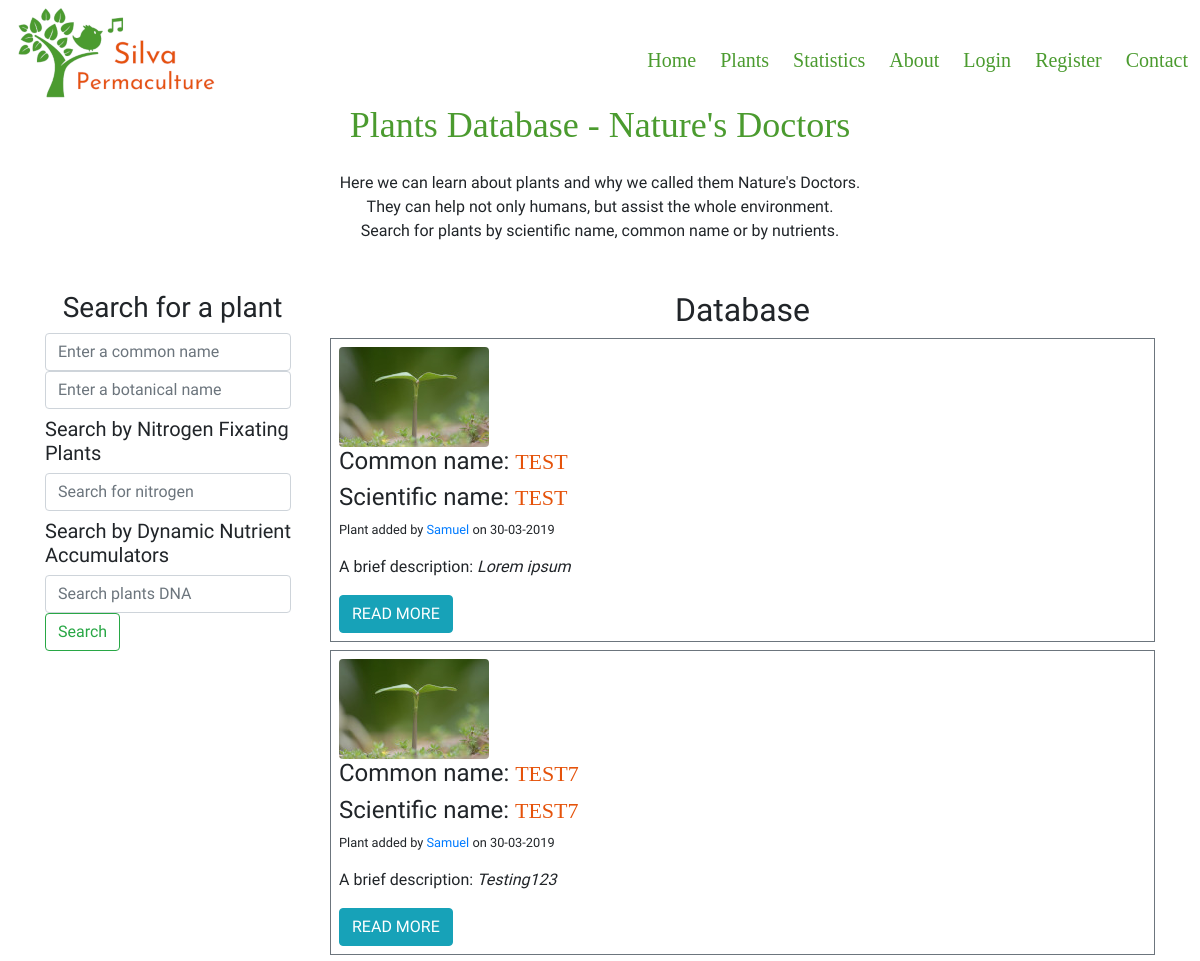
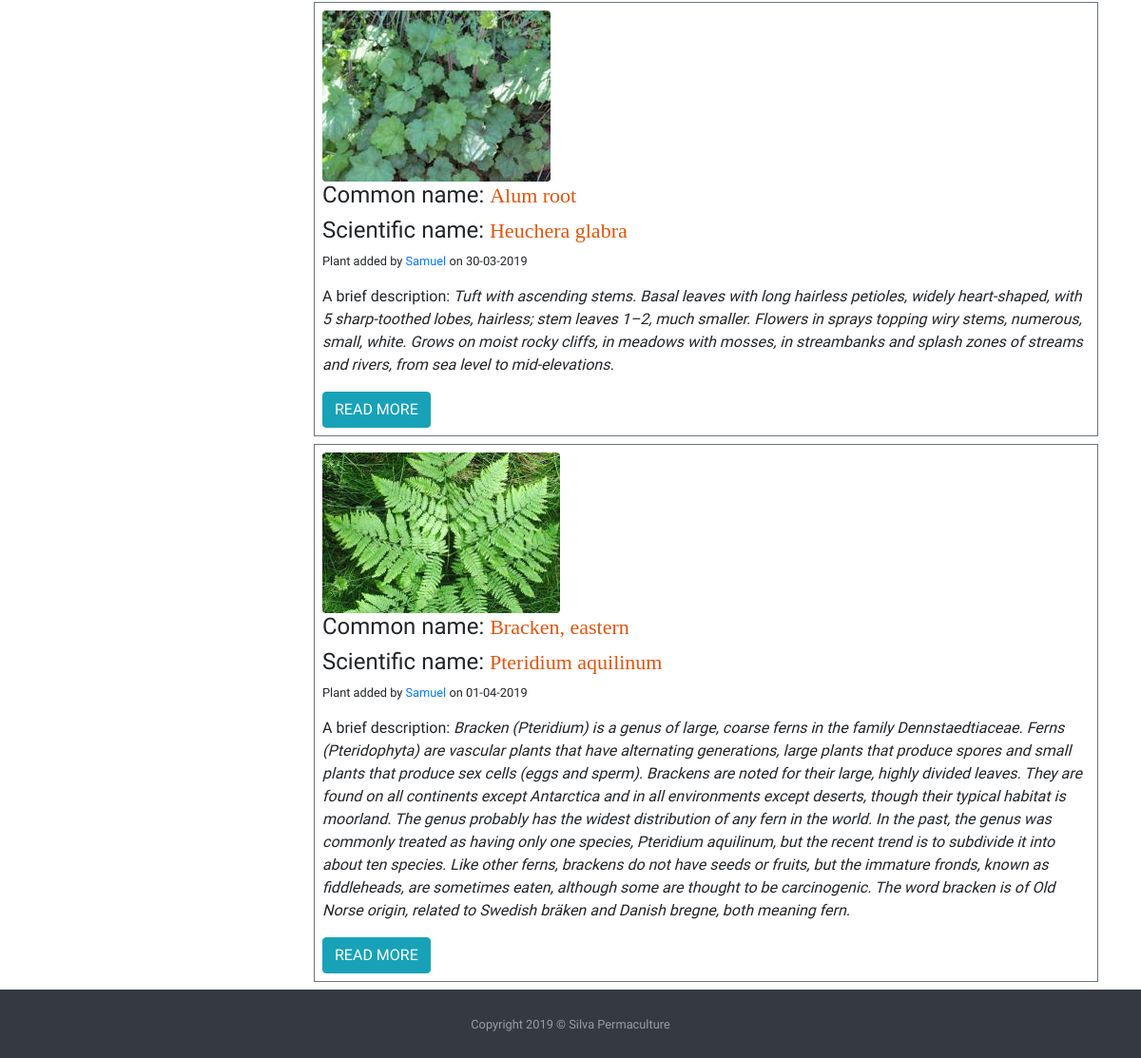
/plants, run on an earlier commit of the app's database (2 pictures, top to bottom).
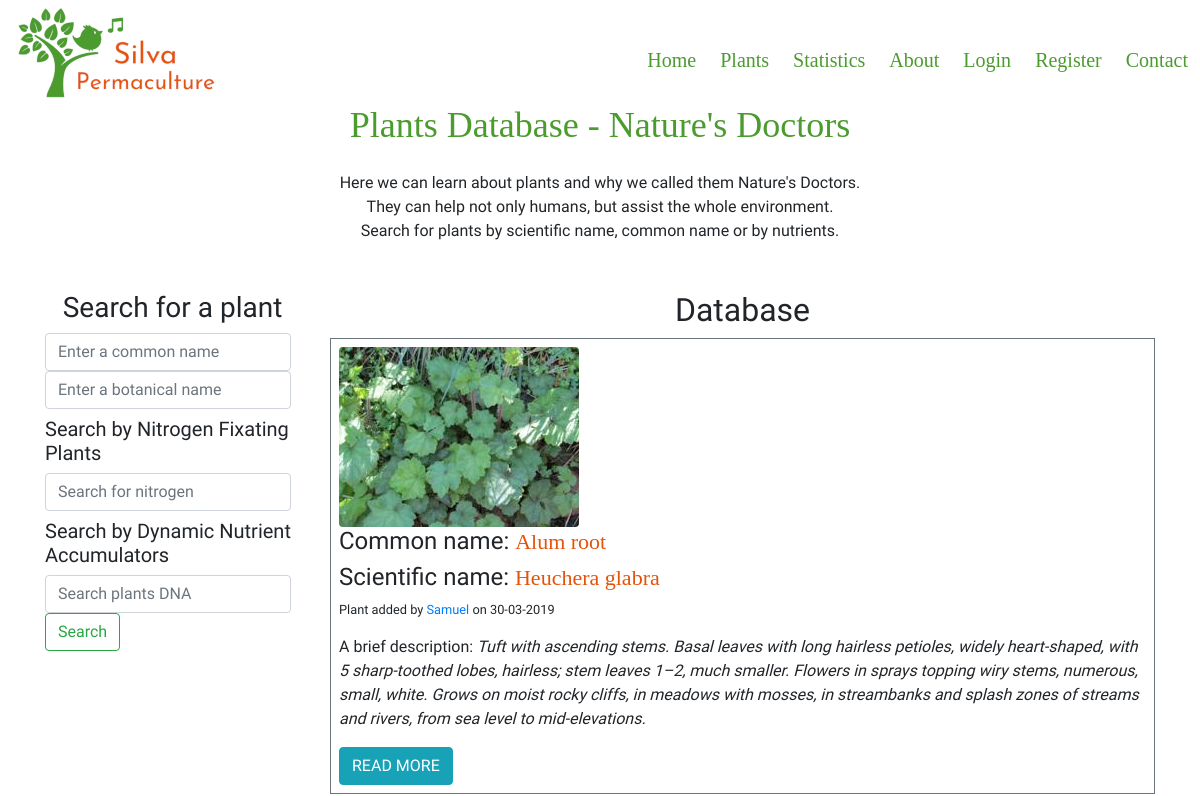
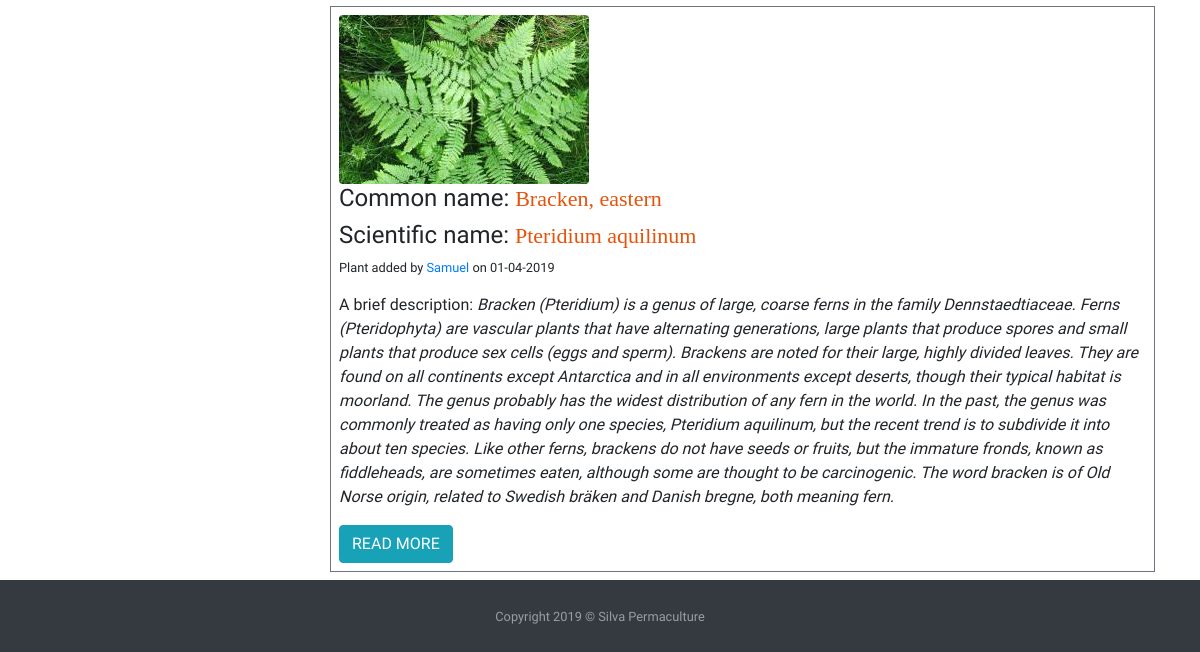
And on a later commit of the database (2 pictures, top to bottom).
### silvapermaculture/models.py (models this page shows, shortened)
class Plants(db.Model):
    id = db.Column(db.Integer, primary_key=True)
    common_name = db.Column(db.String(40), nullable=False)
    botanical_name = db.Column(db.String(80), unique=True, nullable=False)
    short_description = db.Column(db.Text, nullable=False)
    medicinal = db.Column(db.Text, nullable=False)
    image_file = db.Column(db.String(20), default='default_plant_pic.jpg')
    date_added = db.Column(db.DateTime, nullable=False, default=datetime.utcnow)
    user_id = db.Column(db.Integer, db.ForeignKey('user.id'), nullable=False)
    dna = db.relationship('DNA', secondary = plants_dna_table)  # Dynamic_Nutrient_Accumulated
    nfn = db.relationship('NFN', secondary = plants_nfn_table)  # Nitrogen_Fixers_Nursing

class User(db.Model, UserMixin):
    id = db.Column(db.Integer, primary_key=True)
    username = db.Column(db.String(20), unique=True, nullable=False)
    password = db.Column(db.String(60), nullable=False)
    image_file = db.Column(db.String(20), nullable=False, default = 'default.png')
    add_plants = db.relationship('Plants', backref = 'author', lazy=True)

### silvapermaculture/routes.py (the view)
@app.route("/plants")
def plants():
    plants = Plants.query.all()
    return render_template('plants.html', title= 'Plants Database', plants=plants)

### silvapermaculture/templates/plants.html
{% extends "layout.html" %}
    {% block content %}
        <div class="row">
            <div class="col-12">
                <h1 class="text-center" id="heading">Plants Database - Nature's Doctors</h1>
            </div>
        </div>
        <div class="row my-3">
            <div class="col-12 mb-2">
                <p class="text-center">Here we can learn about plants and why we called them Nature's Doctors.<br/>
                    They can help not only humans, but assist the whole environment. <br/>
                    Search for plants by scientific name, common name or by nutrients. </p>
            </div>
        </div>
        <div class="row">
            <div class="col-12 col-lg-3 ">
                <h3 class="my-2 text-center">Search for a plant</h3>
                <form class="form-inline my-2 my-lg-0">
                  <input class="form-control mr-sm-2" type="search" placeholder="Enter a common name" aria-label="Search">
                  <input class="form-control mr-sm-2" type="search" placeholder="Enter a botanical name" aria-label="Search">
                    <h5 class="h5 my-2">Search  by Nitrogen Fixating Plants</h5>
                  <input class="form-control mr-sm-2" type="search" placeholder="Search for nitrogen" aria-label="Search">
                     <h5 class="h5 my-2">Search  by Dynamic Nutrient Accumulators</h5>
                    <input class="form-control mr-sm-2" type="search" placeholder="Search plants DNA" aria-label="Search">
                  <button class="btn btn-outline-success my-2 my-sm-0" type="submit">Search</button>
                </form>
            </div>
            <div class="col-12 col-lg-9">
                <h2 class="my-2 text-center heading">Database</h2>
                {% for plant in plants %}
                   <div class="my-2 p-2 border border-secondary">
                    <img class="img-fluid rounded " src="{{ url_for('static', filename='img/plants/' + plant.image_file) }}"  alt="Default plant image"/>
                    <h4 class="text-left">Common name: <span class="titles">{{ plant.common_name }}</span></h4>
                    <h4 class="text-left">Scientific name: <span class="titles">{{ plant.botanical_name }} </span></h4>
                    <p class="text-left small">Plant added by <a href="#">{{ plant.author.username }}</a> on {{ plant.date_added.strftime('%d-%m-%Y') }} </p>
                    <p class="text-left">A brief description: <em>{{ plant.short_description }}</em> </p>
                    <a class="btn btn-info" href="{{ url_for('plant', plant_id=plant.id) }}">READ MORE</a>
                   </div>
                {% endfor %}
            </div>
        </div>
    {% endblock content %} #Jinja2 allows to put the name of the block here so to know which block is closing if we have multiple.

### silvapermaculture/templates/layout.html (shortened to what this page needs)
<!doctype html>
<html lang="en">
<head>
    <link rel="stylesheet" href="https://stackpath.bootstrapcdn.com/bootstrap/4.3.1/css/bootstrap.min.css">
    <link rel="stylesheet" href="https://use.fontawesome.com/releases/v5.3.1/css/all.css"
crossorigin="anonymous">
    <link rel="stylesheet" href="{{ url_for('static', filename='css/style.css') }}" type="text/css">
</head>
<body class="d-flex flex-column">
<header>
    <div class="container-fluid">
                <div class="row">
                    <div class="col-12 col-sm-12 p-0">
                        <nav class="navbar navbar-expand-lg p-0  ">
                            <a class="navbar-brand  ml-3" href="{{ url_for('index') }}"><img class="img-fluid" src="{{ url_for('static', filename='img/logo_silva.png') }}" alt="Bird singing and Silva Permaculture title"/></a>
                            <div class="collapse navbar-collapse justify-content-end" id="navbarNav">
                                <ul class="navbar-nav mt-3">
                                    <li class="nav-item mx-1">
                                        <a class="nav-link items" href="{{ url_for('index') }}">Home<span class="sr-only">(current)</span></a>
                                    </li>
                                    <li class="nav-item mx-1">
                                        <a class="nav-link items" href="{{ url_for('plants') }}">Plants</a>
                                    </li>
                                    <li class="nav-item mx-1">
                                        <a class="nav-link items" href="{{ url_for('statistics') }}">Statistics</a>
                                    </li>
                                    <li class="nav-item mx-1">
                                        <a class="nav-link items" href="{{ url_for('about') }}">About</a>
                                    </li>
                                    {% if current_user.is_authenticated %}
                                         <li class="nav-item mx-1">
                                            <a class="nav-link items"  href="{{ url_for('new_plant') }}">Add Plant</a>
                                        </li>
                                        <li class="nav-item mx-1">
                                            <a class="nav-link items"  href="{{ url_for('account') }}">Account</a>
                                        </li>
                                        <li class="nav-item mx-1">
                                            <a class="nav-link items"  href="{{ url_for('logout') }}">Logout</a>
                                        </li>
                                    {% else %}
                                        <li class="nav-item mx-1">
                                            <a class="nav-link items" href="{{ url_for('login') }}">Login</a>
                                        </li>
                                        <li class="nav-item mx-1">
                                            <a class="nav-link items" href="{{ url_for('register') }}">Register</a>
                                        </li>
                                    {% endif %}
                                    <li class="nav-item mx-1">
                                        <a class="nav-link items"  href="{{ url_for('contact') }}">Contact</a>
                                    </li>
                                </ul>
                            </div>
                        </nav>
                    </div>
                </div>
            </div>
</header>
<main>
    <div class="container">
                {% block content %}
                {% endblock content %}
    </div>
</main>
<footer  class="py-4 bg-dark text-white-50">
    <div class="container text-center">
      <small>Copyright 2019 &copy; Silva Permaculture</small>
    </div>
</footer>
</body>
</html>

### silvapermaculture/static/css/style.css (style rules this page uses)
body { font-family: "Mali",cursive; }
.items { color:#4B9B2F; font-family: 'Josefin Sans'; font-size:20px; transition: all .5s; }
#heading { color: #4B9B2F; font-size: 36px; font-family: 'Josefin Sans'; }
.titles { color: #E5530B; font-family: 'Josefin Sans'; font-size:22px }

What changed in the data, as far as the page shows it:
removed Plants: image_file (placeholder picture), common_name "TEST", botanical_name "TEST", author.username "Samuel", date_added "30-03-2019", short_description "Lorem ipsum"
removed Plants: image_file (placeholder picture), common_name "TEST7", botanical_name "TEST7", author.username "Samuel", date_added "30-03-2019", short_description "Testing123"
